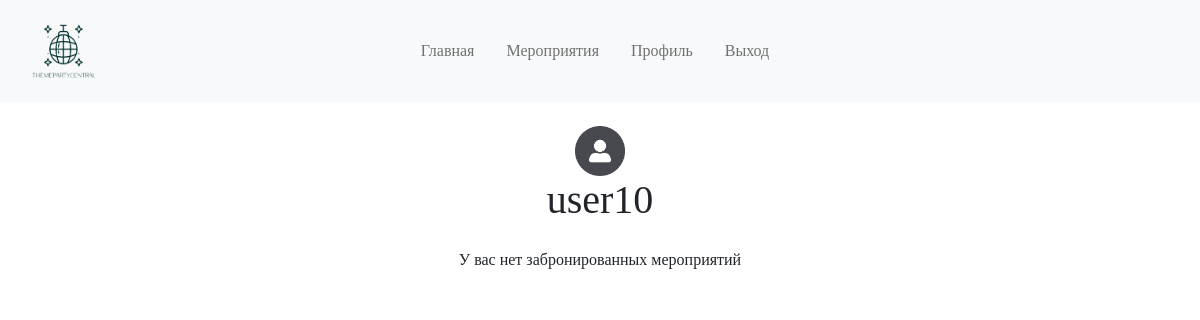
Screenshot of /auth/profile/ (signed in) with the database file from the repository.
### register/models.py (models this page shows, shortened)
class UserProfile(models.Model):
    user = models.OneToOneField(CustomUser, on_delete=models.CASCADE)
    photo = models.ImageField(upload_to='media/', default='profile.png')

class CustomUser(AbstractUser):
    USER_TYPE_CHOICES = (
        ('P', 'Посетитель'),
        ('O', 'Организатор'),
    )
    name = models.CharField(max_length=128, verbose_name='Имя')
    email = models.EmailField(unique=True)
    account_type = models.CharField(max_length=1, choices=USER_TYPE_CHOICES, default='P', verbose_name='Тип аккаунта')
    email_verified = models.BooleanField(default=False)
    confirmation_code = models.CharField(max_length=20, blank=True, null=True)

### register/views.py (the view)
# urls.py: path('profile/', profile, name='profile'),
@login_required
def profile(request):
    user_profile = UserProfile.objects.get(user=request.user)  # Получаем профиль текущего пользователя
    user_booking = Booking.objects.filter(user=request.user)
    return render(request, 'register/profile.html', {'user_profile': user_profile, 'user_booking': user_booking})

### register/templates/register/profile.html (shortened to what this page needs)
{% extends 'root.html' %}
{% block content %}
    <div class="mt-4 d-flex flex-column justify-content-center align-items-center">
        <img src="{{ user_profile.photo.url }}" alt="Profile Photo" width="50px" height="50px">
        <h1>{{ user_profile.user }}</h1>
    </div>
    <div class="d-flex flex-column align-items-center mt-3">
    {% if user_booking %}
        {% for booking in user_booking %}
            <div class="card w-75 mb-4">
                <div class="card-header">
                    {{ booking.status }}
                </div>
                <div class="card-body">
                    <h5 class="card-title fw-bold">{{ booking.event }}</h5>
                    <p class="card-text">За {{ booking.number_of_people }} человек(а): {{ booking.total_price }} ₽</p>
                    <form action="{% url 'auth:delete_booking' booking.id %}" method="post">
                        {% csrf_token %}
                        <button type="submit" class="btn btn-danger">Удалить</button>
                    </form>
                </div>
            </div>
        {% endfor %}
{% else %}
    <p>У вас нет забронированных мероприятий</p>
{% endif %}
    </div>
{% endblock %}

### static/css/style.css (style rules this page uses)
body { font-family: 'Century Gothic'; }

### rows the page displays
UserProfile: photo (picture), user "user10"
